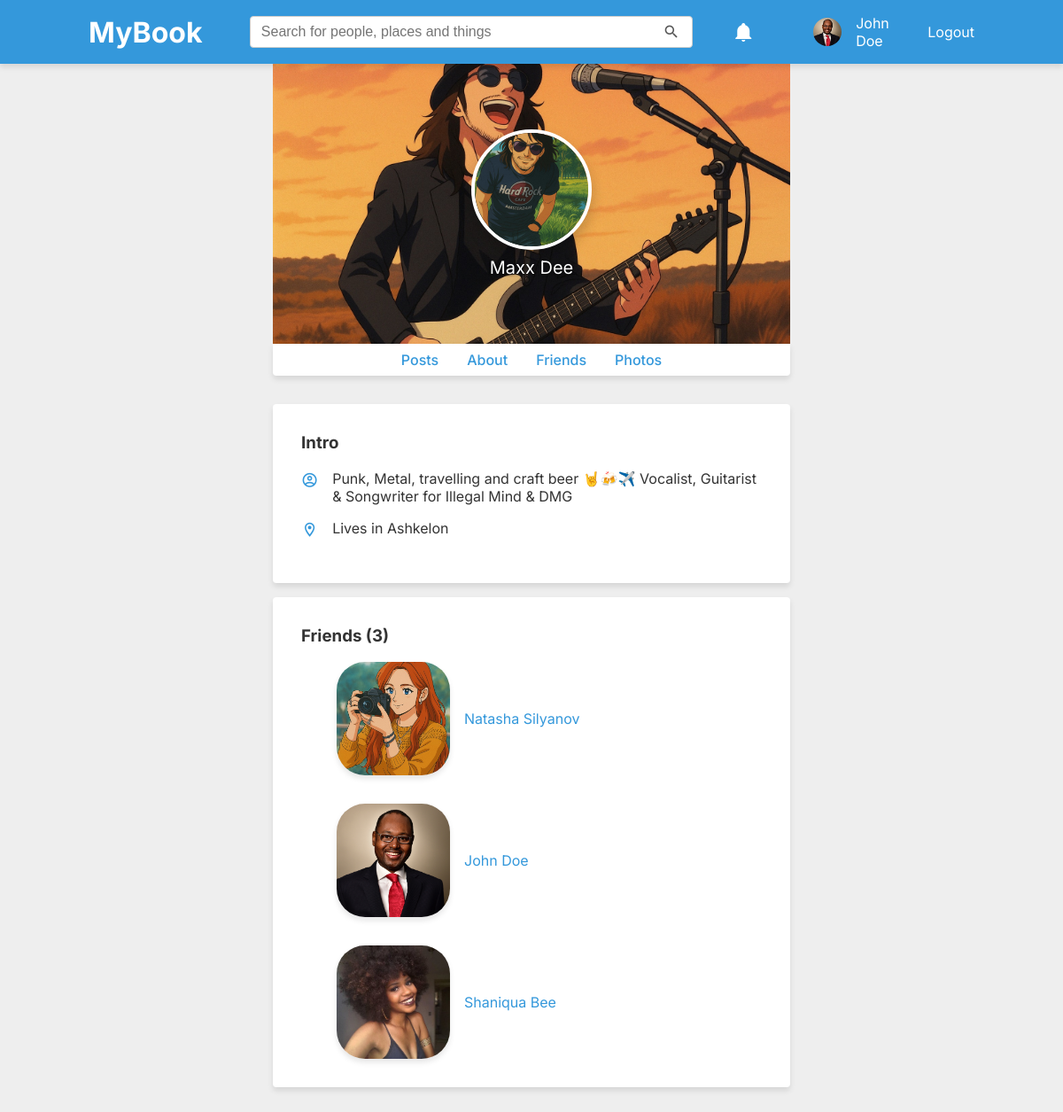
Screenshot of /pages/about.php?u=maxxdee (signed in) with the database file from the repository.
### tables this page shows
CREATE TABLE users (
    id INTEGER PRIMARY KEY AUTOINCREMENT,
    username TEXT NOT NULL UNIQUE,
    email TEXT NOT NULL UNIQUE,
    password TEXT NOT NULL,
    created_at DATETIME DEFAULT CURRENT_TIMESTAMP
, avatar TEXT, cover TEXT, gender TEXT, display_name TEXT, about_me TEXT, location VARCHAR);

### includes/classes/UserManager.php (called while the page is built, shortened)
<?php
class UserManager
{
    private PDO $pdo;
    public function __construct(PDO $pdo)
    {
        $this->pdo = $pdo;
    }
    public function getLoggedInUser(): ?array
    {
        $stmt = $this->pdo->prepare(
            "SELECT *
                    FROM users
                    WHERE username = :username"
        );
        $stmt->execute(['username' => $_SESSION['username']]);
        return $stmt->fetch(PDO::FETCH_ASSOC) ?: null;
    }
    public function getUserByUsername(string $username): ?array
    {
        $stmt = $this->pdo->prepare(
            "SELECT *
                    FROM users
                    WHERE username = :username"
        );
        $stmt->execute(['username' => $username]);
        $user = $stmt->fetch(PDO::FETCH_ASSOC);
        return $user ?: null;
    }
    public function getUserByUserId(string $user_id): ?array
    {
        $stmt = $this->pdo->prepare(
            "SELECT *
                    FROM users
                    WHERE id = :user_id"
        );
        $stmt->execute(['user_id' => $user_id]);
        $user = $stmt->fetch(PDO::FETCH_ASSOC);
        return $user ?: null;
    }
}

### includes/classes/NotificationsRenderer.php (called while the page is built)
<?php
class NotificationsRenderer
{
    private PDO $pdo;
    public function __construct(PDO $pdo)
    {
        $this->pdo = $pdo;
    }
    public function renderDropdown(array $notifications): string
    {
        $html = '<ul>';
        foreach ($notifications as $notification) {
            $html .= $this->renderItem($notification);
        }
        $html .= '</ul>';
        return $html;
    }
    public function renderItem(array $notification): string
    {
        $userManager = new UserManager($this->pdo);
        $actorId = $notification['actor_id'] ?? null;
        if ($actorId) {
            $actor = $userManager->getUserByUserId($actorId);
        } else {
            $actor = [
                'display_name' => 'System',
                'avatar' => '/assets/img/default-avatar.png'
            ];
        }
        $when = timeAgoShort($notification['created_at']);
        return '<li class="notification-item">
                    <a href="' . $notification['link'] . '" class="' . ($notification['is_read'] ? '' : 'new') . '">
                        <img src="' . $actor['avatar'] . '" alt="Profile" class="avatar-small">
                        <div>
                            <span class="notification-text">' . $notification['content'] . '</span>
                            <span class="post-date">' . $when . '</span>
                        </div>
                    </a>
                </li>';
    }
}

### includes/classes/NotificationsManager.php (called while the page is built, shortened)
<?php
class NotificationsManager
{
    public  function getAllByUser(PDO $pdo, int $user_id): ?array
    {
        $stmt = $pdo->prepare(
            "SELECT *
                    FROM notifications
                    WHERE user_id = :user_id
                    ORDER BY created_at DESC"
        );
        $stmt->execute(['user_id' => $user_id]);
        $notifications = $stmt->fetchAll(PDO::FETCH_ASSOC);
        return $notifications ?: null;
    }
}

### includes/autoloader.php (called while the page is built, shortened)
<?php
spl_autoload_register(function ($class) {
    $classPath = __DIR__ . '/classes/' . $class . '.php';
});

### includes/classes/FriendManager.php (called while the page is built, shortened)
<?php
class FriendManager
{
    private PDO $pdo;
    public function __construct(PDO $pdo)
    {
        $this->pdo = $pdo;
    }
    public function getFriends(int $profileId): array
    {
        $stmt = $this->pdo->prepare(
            'SELECT
                        users.username,
                        users.id AS user_id,
                        users.display_name,
                        users.avatar
                    FROM friends
                    JOIN users
                    ON (users.id = friends.friend_id AND friends.user_id = :id)
                    OR (users.id = friends.user_id AND friends.friend_id = :id)
                    WHERE friends.status = :status'
        );
        $stmt->execute([
            'id' => $profileId,
            'status'  => self::FRIEND_STATUS['ACCEPTED']
        ]);
        return $stmt->fetchAll(PDO::FETCH_ASSOC);
    }
}

### includes/modules/user-avatar.php (the view)
<div class="avatar">
    <a href="<?= $BASE_URL ?>/pages/profile.php?u=<?= $user["username"] ?>">
        <img src="<?= $BASE_URL ?><?= $user['avatar'] ?>" alt="Profile" class="avatar-small">
        <span class="username"><?= $user["display_name"] ?></span>
    </a>
    <?php include_once __DIR__ . '/user-logout.php'; ?>
</div>

### includes/header.php (shortened to what this page needs)
<?php
include_once(__DIR__ . '/../config.php');
?>
<!DOCTYPE html>
<html lang="en">
<head>
    <link rel="stylesheet" href="<?= $BASE_URL ?>/css/style.css">
    <link rel="stylesheet" href="https://cdn.jsdelivr.net/npm/@mdi/font/css/materialdesignicons.min.css">
</head>
<body>
    <header id="header" class="<?= !empty($fullHeader) ? 'header-large' : 'header-compact' ?>">
        <div class="wrapper">
            <?php include_once __DIR__ . '/modules/header-logo.php'; ?>
            <?php include_once __DIR__ . '/modules/header-search.php'; ?>
            <?php include_once __DIR__ . '/modules/header-notifications.php'; ?>
            <?php include_once __DIR__ . '/modules/user-avatar.php'; ?>
        </div>
    </header>

### includes/modules/header-logo.php
<h1><a href="<?= $BASE_URL ?>/pages/timeline.php">MyBook</a></h1>

### includes/modules/header-search.php (shortened to what this page needs)
<form action="<?= $BASE_URL ?>/search.php" method="get" class="search-form">
    <input type="text" name="q" placeholder="Search for people, places and things" class="input search-input">
</form>

### includes/modules/header-notifications.php (shortened to what this page needs)
<?php
$NotificationsRenderer = new NotificationsRenderer($pdo);
$NotificationsManager = new NotificationsManager();
$notifications = $NotificationsManager->getAllByUser($pdo, $user['id']);
?>
<div class="notification-wrapper">
    <button id="notification-toggle" class="notification-button" aria-label="Notifications">
        <i class="mdi mdi-bell has-unread"></i>
    </button>
        <?= $NotificationsRenderer->renderDropdown($notifications) ?>
</div>

### includes/modules/user-logout.php
<div class="logout">
    <a href="<?= $BASE_URL ?>/actions/auth/logout-process.php">
        Logout
    </a>
</div>

### pages/about.php (shortened to what this page needs)
<?php
include_once __DIR__ . '/../config.php';
$pdo = getDBConnection();
$username = $_GET['u'];
$UserManager = new UserManager($pdo);
$user = $UserManager->getLoggedInUser();
$profile = $UserManager->getUserByUsername($username);
$coverImage = $BASE_URL . $profile['cover'];
$profilePicUrl = $BASE_URL . $profile['avatar'];
$profileFullName = $profile['display_name'];
include_once __DIR__ . '/../includes/header.php';
?>
<main>
    <div id="left-container">
    </div>
    <div id="main-container">
        <?php include_once __DIR__ . '/../includes/profile-cover.php'; ?>
        <?php include_once __DIR__ . '/../includes/profile-nav.php'; ?>
        <div class="content-container">
            <?php include_once __DIR__ . '/../includes/about-main.php'; ?>
        </div>
</main>
<?php include_once __DIR__ . '/../includes/footer.php'; ?>

### includes/profile-cover.php (shortened to what this page needs)
<div class="profile-top" style="background-image: url('<?= $coverImage ?>');">
    <img src="<?= $profilePicUrl ?>" alt="Profile" class="avatar-large avatar-large shadow border">
    <p class="username text-shadow"><?= $profileFullName ?></p>
</div>

### includes/profile-nav.php (shortened to what this page needs)
<nav class="profile-nav">
    <ul>
        <li><a href="<?= $BASE_URL ?>/pages/profile.php?u=<?= $username ?>">Posts</a></li>
        <li><a href="<?= $BASE_URL ?>/pages/about.php?u=<?= $username ?>">About</a></li>
        <li><a href="<?= $BASE_URL ?>/pages/friends.php?u=<?= $username ?>">Friends</a></li>
        <li><a href="#">Photos</a></li>
    </ul>
</nav>

### includes/about-main.php
<div class="main-content">
    <?php include_once __DIR__ . '/modules/about-box.php'; ?>
    <?php include_once __DIR__ . '/modules/friends-box.php'; ?>
</div>

### includes/modules/about-box.php (shortened to what this page needs)
<?php
$pdo = getDBConnection();
$UserManager = new UserManager($pdo);
$user = $UserManager->getUserByUsername($username);
?>
<div class="content-box">
    <h3>Intro</h3>
    <div class="sidebar-item">
        <i class="mdi mdi-account-circle-outline"></i>
        <p><?= !empty($user['about_me']) ? htmlspecialchars($user['about_me']) : 'No information provided yet.'; ?></p>
    </div>
    <div class="sidebar-item">
        <i class="mdi mdi-map-marker-outline"></i>
        <p><?= !empty($user['location']) ? 'Lives in ' . htmlspecialchars($user['location']) : 'Location not specified.'; ?></p>
    </div>
</div>

### includes/modules/friends-box.php (shortened to what this page needs)
<?php
$pdo = getDBConnection();
$FriendManager = new FriendManager($pdo);
$profileId = $profile['id'];
$friends = $FriendManager->getFriends($profileId);
?>
<div class="content-box">
    <h3>Friends (<?= count($friends) ?>)</h3>
    <ul class="friends-list">
        <?php
        foreach ($friends as $friend) {
            $friendUsername = $friend['username'];
            $friendName = $friend['display_name'];
            $friendAvatar = $friend['avatar'];
            echo FriendRenderer::friendItem($friendUsername, $friendName, $friendAvatar, $BASE_URL);
        }
        ?>
    </ul>
</div>

### includes/classes/FriendRenderer.php (shortened to what this page needs)
<?php
class FriendRenderer
{
    public static function friendItem($username, $displayName, $avatar, $baseUrl)
    {
        return '
            <li>
                <a href="' . $baseUrl . '/pages/profile.php?u=' . htmlspecialchars($username) . '">
                    <img src="' . $baseUrl . $avatar . '" alt="' . htmlspecialchars($username) . '">
                    <div class="friend-name">' . htmlspecialchars($displayName) . '</div>
                </a>
            </li>
            ';
    }
}

### includes/footer.php (shortened to what this page needs)
</body>
</html>

### css/base.css (style rules this page uses)
* { margin: 0; }
:root { --primary-color: #3498db; --primary-hover-color: #2980b9; --secondary-color: #2ecc71; --secondary-hover-color: #27ae60; --alert-color: #e74c3c; --alert-hover-color: #c0392b; --warning-color: #f8c555; --info-color: #f5f5f5; --info-hover-color: #fafafa; --primary-text-color: #333; --lighter-text-color: #999; --secondary-text-darker-color: #eeeeee; --secondary-text-color: #fff; --primary-glow-color: #fff; --link-color: #3498db; --container-bg-color: #fff; --primary-bg-color: #eeeeee; --light-bg-color: #e6e6e6; --lighter-bg-color: #f5f5f5; --default-border: 1px solid #ccc; --lighter-border: 1px solid #f5f5f5; --light-border: 1px solid #e6e6e6; --padding-smaller: 0.5em; --padding-small: 1em; --padding-default: 2em; --padding-bigger: 4em; --padding-biggest: 8em; --profile-top-height: 300px; --container-width: 1000px; --border-radius-small: 0.125em; --border-radius-medium: 0.25em; --border-radius-large: 0.5em; --shadow-default: 0 4px 6px rgba(0, 0, 0, 0.1); --shadow-medium: 0 6px 10px rgba(0, 0, 0, 0.15); --shadow-large: 0 8px 15px rgba(0, 0, 0, 0.2); --font-size-small: 0.875rem; --font-size-medium: 1rem; --font-size-large: 1.25rem; --avatar-size-small: 2em; --avatar-size-medium-small: 3em; --avatar-size-medium: 4em; --avatar-size-large: 8em; --avatar-size-larger: 12em; --avatar-size-huge: 16em; --sidebar-max-width: 15em; }
body { font-family: 'Inter', sans-serif; color: var(--primary-text-color); background-color: var(--primary-bg-color); }
a { color: var(--primary-color); text-decoration: none; }

### css/layout.css (style rules this page uses)
#header { background-color: var(--primary-color); padding: var(--padding-small); display: flex; align-items: flex-start; gap: var(--padding-small); box-shadow: var(--shadow-default); position: sticky; top: 0; z-index: 1000; }
#header.header-compact { display: flex; align-items: center; padding: var(--padding-small) var(--padding-default); }
#header.header-compact .wrapper { display: grid; grid-template-columns: 1fr 3fr 0.5fr 1fr; align-items: center; padding: 0 var(--padding-default); width: 100%; max-width: var(--container-width); margin: 0 auto; }
#header a { color: var(--secondary-text-color); text-decoration: none; }
main { display: grid; grid-template-columns: 1fr 2fr 1fr; gap: var(--padding-small); }

### css/components.css (style rules this page uses)
.search-form { position: relative; width: 100%; max-width: 500px; }
.search-input { width: 100%; padding: 0.5em 2.5em 0.5em 0.75em; border: 1px solid var(--border-color-light, #ccc); border-radius: var(--border-radius-medium); font-size: var(--font-size-medium, 1rem); box-sizing: border-box; }
.border { border: 4px solid var(--container-bg-color); }
.shadow { box-shadow: var(--shadow-default); }
.text-shadow { text-shadow: var(--shadow-default); }

### rows the page displays
users: avatar (picture), display_name "John Doe"
users: cover (picture), avatar (picture), display_name "Maxx Dee", about_me "Punk, Metal, travelling and craft beer 🤘🍻✈️ Vocalist, Guitarist & Songwriter for Illegal Mind & DMG", location "Ashkelon"

### other values shown
count($friends) "3"
$displayName "Natasha Silyanov"
$displayName "John Doe"
$displayName "Shaniqua Bee"
